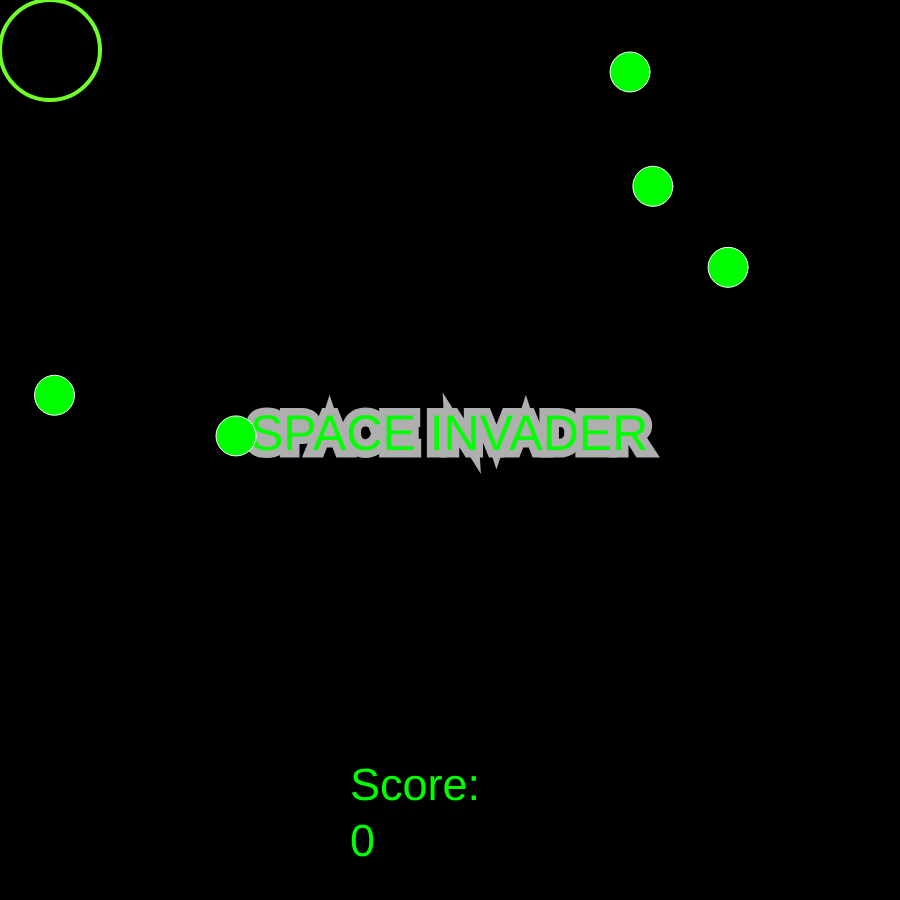
Frame 1 (no input)
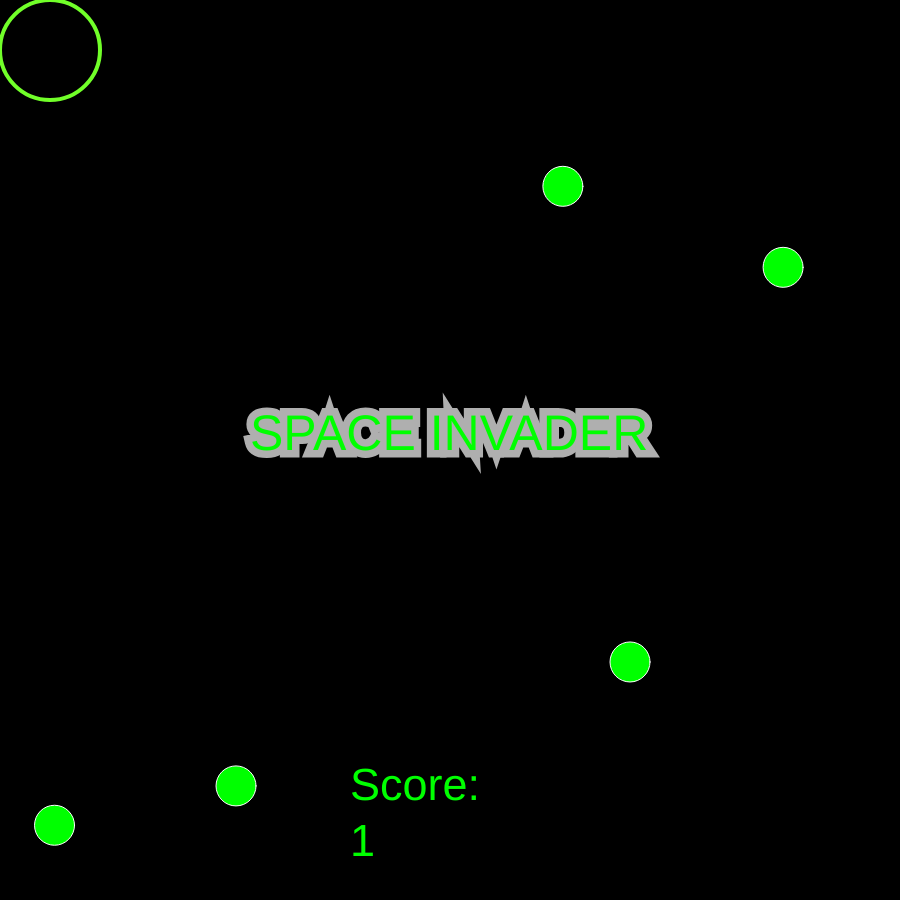
Frame 60 (no input)
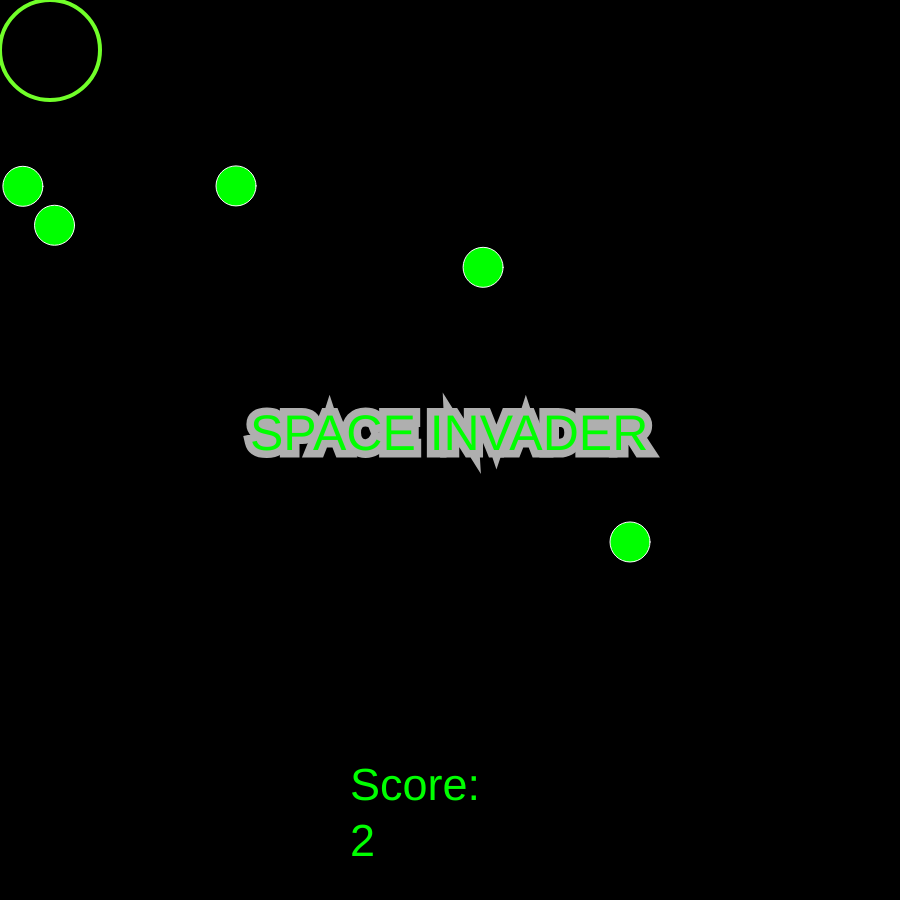
Frame 120 (the mouse pressed at the canvas centre since frame 60)

The p5.js sketch that drew these frames (run headless with seeded random() and noise() and a simulated clock; from frame 60 on, the mouse is pressed at the canvas centre):

// p5.js sketch
// ── sketch.js
var largeur = 900; 
var hauteur = 900; 
var diametre = 100; 
var posX = 50;
var posY = 50;
var small = 40;
var posObstacleX = [];
var posObstacleY = [];
var direction =    [];
var h_v =          [];
var gauche_droite =[1, -1];
var nombre_ennemies = 5;
var game_over = false;
var score_final;



function setup() {
    createCanvas(largeur, hauteur);
    frameRate(60)
    for (var index=0; posObstacleX.length<nombre_ennemies; index++){
        posObstacleX.push(random(largeur));
        posObstacleY.push(random(largeur));
        direction.push(round(random(1,2)));
        
        
        let r=random(10);
        if(r>5){
            h_v.push(-1);
        }
        else{
            h_v.push(1);
        }
    }

}


function draw() {
    if(game_over==false){
    background(0);
    nom();
    timer();
    update_position_cercle();
    dessiner_cercle();
    test_collision();
    obstacle(); 
    block_out_of_screen();
    }
    else{
        background(0);
        stroke(175);
        strokeWeight(3);
        fill(0,255,0);
        textSize(50);
        text('GAME OVER \n votre score:' + score_final,300,400);
    }
}

function dessiner_cercle(){
    push();

    noFill();
    stroke(113, 255, 41 );
    strokeWeight(4);
    ellipse(posX,posY,diametre, diametre);
    
    pop();

}

function nom(){
    push();
    stroke(175);
    strokeWeight(15);
    fill(0,255,0);
    textSize(50);
    text('SPACE INVADER', 250,450);
    pop();
}
 

function update_position_cercle(){
    
    if (keyIsDown(RIGHT_ARROW)){
 
        posX=posX+5;
     }
     
     if (keyIsDown(DOWN_ARROW)){

         posY=posY+5;
      }
     
      if (keyIsDown(LEFT_ARROW)){

         posX=posX-5;
      }
     
     if (keyIsDown(UP_ARROW)){

         posY=posY-5;
      }

}

function block_out_of_screen(){
    push();
    if (posX-diametre/2<0){
        posX=0+diametre/2;
        stroke(255,0,0);
        strokeWeight(10);
        line( 0,900,0,0); 
    }
    else if(posX+diametre/2>900){
        posX =900-diametre/2;
        stroke(255,0,0);
        strokeWeight(10);
        line(900,0,900,900);
    }

    if(posY-diametre/2<0){
        posY=0+diametre/2;
        stroke(255,0,0);
        strokeWeight(10);
        line(0,0,900,0);
    }
    else if(posY+diametre/2>900){
        posY=900-diametre/2;
        stroke(255,0,0);
        strokeWeight(10);
        line(900,900,0,900);
    }
    strokeWeight(4);

    pop();
    

}

function obstacle(){
    push();

    for (var index=0; index<posObstacleX.length; index++){
        if(h_v[index]==1){
            posObstacleX[index] = posObstacleX[index] + direction[index] * 5 ;
            if (posObstacleX[index]>900){
            direction[index]=direction[index]*-1;
            }

            if(posObstacleX[index]<0){
            direction[index]=direction[index]*-1;
            }
        }

        else if(h_v[index]==-1){
            posObstacleY[index] = posObstacleY[index] + direction[index] * 5 ;
            if (posObstacleY[index]>900){
            direction[index]=direction[index]*-1;
            }

            if(posObstacleY[index]<0){
            direction[index]=direction[index]*-1;
            }
        }
        stroke(255);
        fill(0,255,0);
        circle(posObstacleX[index],posObstacleY[index],small);
    }
    pop();
}

function test_collision(){
    push();
    for (var index=0; index<posObstacleX.length; index++){

        let d= dist(posX,posY,posObstacleX[index],posObstacleY[index]);
        let millisecond = millis();

        if(d<70){
            stroke(0,255,0);
            strokeWeight(3);
            fill(255,0,0);
            ellipse(posX,posY,diametre, diametre); 
            score_final= round(millisecond/1000);
            game_over = true;   
        }
    }
    pop();
}

function timer(){
    push();
    let millisecond = millis();
    textSize(45);
    fill(0,255,0);
    noStroke();
    text('Score: \n' + round(millisecond/1000), 350, 800);
    pop();

}
